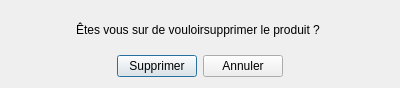
<?xml version="1.0" encoding="UTF-8"?>
<ui version="4.0">
 <class>SuppressionProduit</class>
 <widget class="QDialog" name="SuppressionProduit">
  <property name="geometry">
   <rect>
    <x>0</x>
    <y>0</y>
    <width>400</width>
    <height>88</height>
   </rect>
  </property>
  <property name="windowTitle">
   <string>Dialog</string>
  </property>
  <layout class="QVBoxLayout" name="verticalLayout">
   <item>
    <layout class="QHBoxLayout" name="horizontalLayout">
     <item>
      <spacer name="horizontalSpacer">
       <property name="orientation">
        <enum>Qt::Horizontal</enum>
       </property>
       <property name="sizeHint" stdset="0">
        <size>
         <width>40</width>
         <height>20</height>
        </size>
       </property>
      </spacer>
     </item>
     <item>
      <widget class="QLabel" name="label">
       <property name="text">
        <string>Êtes vous sur de vouloirsupprimer le produit ? </string>
       </property>
      </widget>
     </item>
     <item>
      <spacer name="horizontalSpacer_2">
       <property name="orientation">
        <enum>Qt::Horizontal</enum>
       </property>
       <property name="sizeHint" stdset="0">
        <size>
         <width>40</width>
         <height>20</height>
        </size>
       </property>
      </spacer>
     </item>
    </layout>
   </item>
   <item>
    <layout class="QHBoxLayout" name="horizontalLayout_2">
     <item>
      <spacer name="horizontalSpacer_3">
       <property name="orientation">
        <enum>Qt::Horizontal</enum>
       </property>
       <property name="sizeHint" stdset="0">
        <size>
         <width>40</width>
         <height>20</height>
        </size>
       </property>
      </spacer>
     </item>
     <item>
      <widget class="QPushButton" name="pushButton_supprimer">
       <property name="text">
        <string>Supprimer</string>
       </property>
      </widget>
     </item>
     <item>
      <widget class="QPushButton" name="pushButton_Annuler">
       <property name="text">
        <string>Annuler</string>
       </property>
      </widget>
     </item>
     <item>
      <spacer name="horizontalSpacer_4">
       <property name="orientation">
        <enum>Qt::Horizontal</enum>
       </property>
       <property name="sizeHint" stdset="0">
        <size>
         <width>40</width>
         <height>20</height>
        </size>
       </property>
      </spacer>
     </item>
    </layout>
   </item>
  </layout>
 </widget>
 <resources/>
 <connections/>
</ui>
